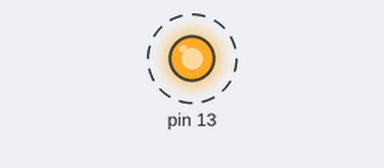
This sketch was run on a simulated Arduino Uno, built for the host (arithmetic inside an expression is 32-bit, double 64-bit). Parts: output pins drawn as LEDs (lit = HIGH). Dashed ring = blinking. What the sketch prints to the serial monitor is not drawn.

Above: at 0.3 s.
Timing chart, 0 to 3.1 s (numbered marks = the images above):
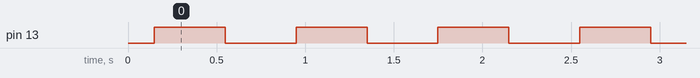

Measured:
- by itself, pin 13: alternates HIGH for 0.40 s and LOW for 0.40 s

The sketch:

sketch_part2.ino
```cpp
#include "testasm.h"

void setup() {
  // put your setup code here, to run once
  Serial.begin(9600);
  Serial.print("Zeroes: sum_and_diff(0, 0): ");
  Serial.println(sum_and_diff(0, 0));
  Serial.print("a>b: sum_and_diff(1, 0): ");
  Serial.println(sum_and_diff(1, 0));
  Serial.print("b>a: sum_and_diff(0, 1): ");
  Serial.println(sum_and_diff(0, 1));
  Serial.print("b>a, 8+ bit value: sum_and_diff(250, 90): ");
  Serial.println(sum_and_diff(250, 90));
  Serial.print("a=b: sum_and_diff(169, 169): ");
  Serial.println(sum_and_diff(169, 169));
  Serial.print("8-bit summands: sum_and_diff(255, 255): ");
  Serial.println(sum_and_diff(255, 255));
  pinMode (13, OUTPUT);
}

void loop() {
  // put your main code here, to run repeatedly:
  digitalWrite (13, HIGH);
  delay(400);
  digitalWrite (13, LOW);
  delay(400);
}
```

testasm.cpp
```cpp
#include "testasm.h"

/* the attribute "used" tells the compiler to not inline this function */
__attribute__((used))
unsigned int sum_and_diff (unsigned char a, unsigned char b) {
  unsigned int out;

  asm volatile (R"(

   rjmp start_of_main

   .data
   ; any data values/static storage can go here

   .text

  ; a & b are passed in r24 r22
  ; return value in r25:r24
  ; this is a leaf function, so we only use caller-saved registers
start_of_sum:
   add r24,r22 ; add r22 to r24, storing the value in r24
   clr r25     ; clear r25, the higher order bits of r25:r24 pair used to return value
   adc r25,r25 ; add r25 to itself (0+0) with the carry bit from the previous add operation
   ret         ; return to caller

  ; assume that a & b are passed in r24 r22
  ; return value in r25:r24
  ; this is also a leaf function, so we only use caller-saved registers
start_of_diff:
   cp r24,r22       ; compare r24 and r22, setting carry flag
   brcs b_greater   ; if carry flag is set, r22's value was greater so jump to b_greater
   sub r24,r22      ; else, subtract r22 from r24 and store value in r24
   jmp end_of_diff  ; jump to end_of_diff to return value
b_greater:
   sub r22,r24      ; subtract r24 from r22 and store value in r22
   mov r24,r22      ; move the difference from r22 to r24
end_of_diff:
   clr r25          ; clear r25 since the sum will never exceed 8 bits
   ret              ; return to caller

start_of_main:
   ; We adopt a similar approach in Part 1 of the lab
   ; Move arguments a and b into register r24 and r22
   mov r24, %1
   mov r22, %2
   ; call sum function with parameters a & b in r24 and r22
   call start_of_sum
   ; push the return value of sum function onto the stack
   ; first push lower order bits, then higher order bits of a+b
   push r24
   push r25
   ; Move arguments a and b into register r24 and r22 again
   mov r24, %1
   mov r22, %2
   ; call diff function with parameters a & b in r24 and r22
   call start_of_diff
   ; the return value of diff function is now in r24
   pop r25    ; move higher order bits from a+b into r25
   pop r0     ; move lower order bits from a+b into r0
   add r24,r0 ; add r0 to r24; ie add the lower order bits from a+b to a-b (assume a > b)
   adc r25,r1 ; add r1 (value of 0) to r25 with the value of the carry bit from the last sum operation
   ; if a+b + a-b has no carry, r25 will simply retain the its value
   ; if it does have a carry bit, that will be added to r25
end_of_main:
   ; -- move r25:r24 to the 16-bit word in variable out
   movw %0,r24

)" : "=w" (out)  /* out is %0, and a 16-bit variable that is modified
		    by the assembly language */
   : "r" (a), "r" (b)  /* a is %1, b is %2, both are register-sized
			  variables */
   : "r25", "r24");   /* r24, r25 are modified by this assembly
			 language fragment */

  return out;
}
```

testasm.h
```cpp
unsigned int sum_and_diff (unsigned char, unsigned char);
```
